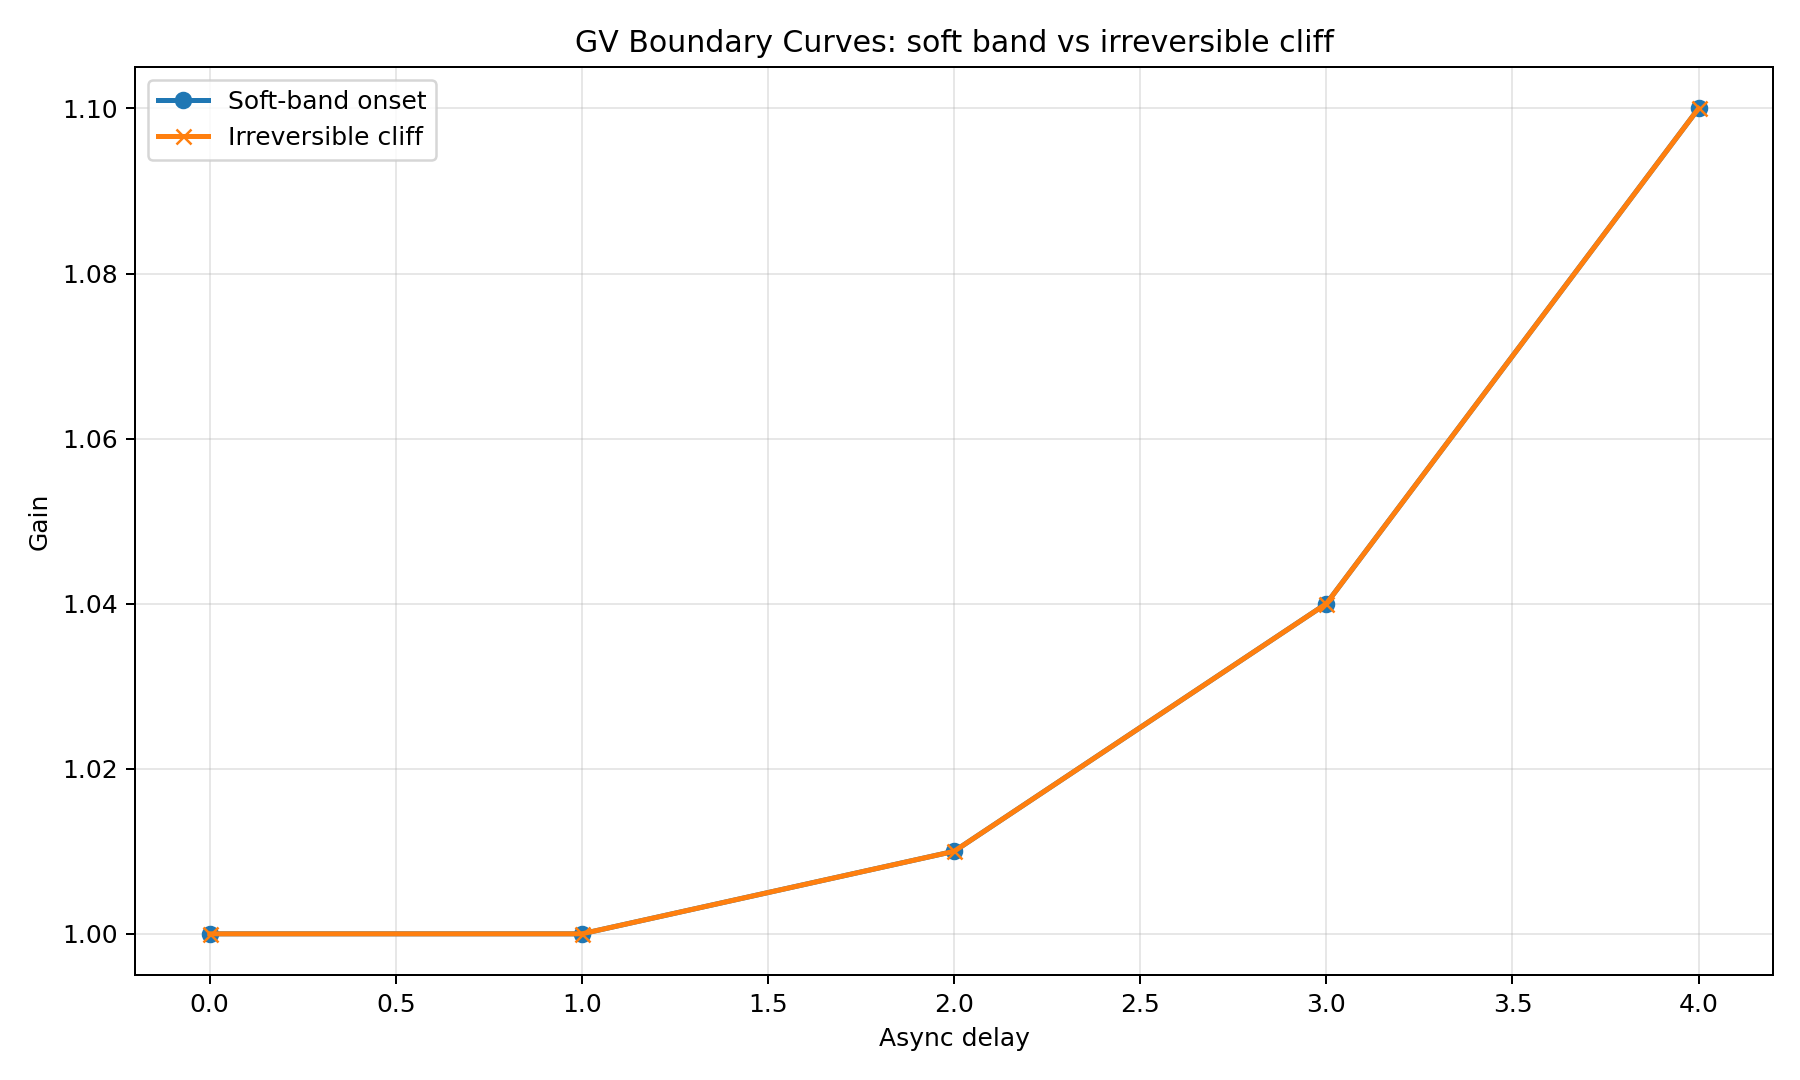

This figure's Python source:
from __future__ import annotations

import csv
import os
import random
import sys
from pathlib import Path
from statistics import mean
from typing import List, Optional

sys.path.append(os.path.dirname(os.path.dirname(__file__)))

import matplotlib.pyplot as plt

from gvai.sentinel import GVSentinel, SentinelConfig


ROOT = Path(__file__).resolve().parent
OUT_CSV = ROOT / "gv_boundary_curves.csv"
OUT_PNG = ROOT / "gv_boundary_curves.png"


def evolve(values: List[float], gain: float, noise: float) -> List[float]:
    mu = mean(values)
    return [mu + (v - mu) * gain + random.uniform(-noise, noise) for v in values]


def init_vals(n: int = 8) -> List[float]:
    return [1.0] + [random.uniform(0.8, 1.2) for _ in range(n - 1)]


def mix_ws(values: List[float]) -> List[float]:
    out = values[:]
    n = len(values)
    for i in range(n):
        avg = (values[(i + 1) % n] + values[(i + 2) % n]) / 2.0
        out[i] = 0.7 * values[i] + 0.3 * avg
    return out


def delayed_update(values: List[float], buffers: List[List[float]], gain: float, noise: float) -> List[float]:
    mu = mean(values)
    out: List[float] = []
    for i, v in enumerate(values):
        history = buffers[i]
        source = history.pop(0)
        history.append(float(v))
        updated = mu + (source - mu) * gain + random.uniform(-noise, noise)
        out.append(updated)
    return out


def classify_case(gain: float, delay: int, noise: float = 0.05, steps: int = 30) -> dict:
    random.seed(42)

    cfg = SentinelConfig(
        auto_apply=True,
        variance_velocity_threshold=0.02,
        variance_acceleration_threshold=0.015,
        dt_stagnation_threshold=0.01,
        rebalance_strength=0.60,
        damp_strength=0.40,
    )
    sentinel = GVSentinel(cfg)

    values = init_vals()
    buffers = [[float(v)] * max(1, delay) for v in values]

    ever_soft = False
    ever_irrecoverable = False
    ever_recoverable = False
    max_accel = 0.0
    max_vel = 0.0

    for step in range(1, steps + 1):
        values = delayed_update(values, buffers, gain=gain, noise=noise)

        if step > 10:
            values = mix_ws(values)

        out = sentinel.update(values)

        max_accel = max(max_accel, out.variance_acceleration)
        max_vel = max(max_vel, out.variance_velocity)

        if out.soft_regime_flag:
            ever_soft = True
        if out.status == "irrecoverable":
            ever_irrecoverable = True
        if out.delta_t_estimate is not None and out.delta_t_estimate > 0:
            ever_recoverable = True

    if ever_irrecoverable:
        phase = "IRRECOVERABLE"
        phase_code = 3
    elif ever_soft:
        phase = "SOFT"
        phase_code = 2
    elif ever_recoverable:
        phase = "RECOVERABLE"
        phase_code = 1
    else:
        phase = "STABLE"
        phase_code = 0

    return {
        "gain": round(gain, 3),
        "delay": delay,
        "phase": phase,
        "phase_code": phase_code,
        "max_acceleration": round(max_accel, 6),
        "max_velocity": round(max_vel, 6),
    }


def first_gain(rows: List[dict], delay: int, minimum_phase_code: int) -> Optional[float]:
    subset = sorted((r for r in rows if r["delay"] == delay), key=lambda x: x["gain"])
    for r in subset:
        if int(r["phase_code"]) >= minimum_phase_code:
            return float(r["gain"])
    return None


def write_csv(rows: List[dict], path: Path) -> None:
    fieldnames = ["gain", "delay", "phase", "phase_code", "max_acceleration", "max_velocity"]
    with path.open("w", newline="", encoding="utf-8") as f:
        writer = csv.DictWriter(f, fieldnames=fieldnames)
        writer.writeheader()
        writer.writerows(rows)


def plot_curves(rows: List[dict], delays: List[int], path: Path) -> None:
    soft_boundary = [first_gain(rows, d, 2) for d in delays]
    irr_boundary = [first_gain(rows, d, 3) for d in delays]

    fig = plt.figure(figsize=(10, 6))
    ax = fig.add_subplot(1, 1, 1)

    soft_x = [d for d, g in zip(delays, soft_boundary) if g is not None]
    soft_y = [g for g in soft_boundary if g is not None]
    irr_x = [d for d, g in zip(delays, irr_boundary) if g is not None]
    irr_y = [g for g in irr_boundary if g is not None]

    if soft_x:
        ax.plot(soft_x, soft_y, marker="o", linewidth=2, label="Soft-band onset")
    if irr_x:
        ax.plot(irr_x, irr_y, marker="x", linewidth=2, label="Irreversible cliff")

    ax.set_xlabel("Async delay")
    ax.set_ylabel("Gain")
    ax.set_title("GV Boundary Curves: soft band vs irreversible cliff")
    ax.legend()
    ax.grid(True, alpha=0.3)

    plt.tight_layout()
    plt.savefig(path, dpi=180)
    plt.close()


def main() -> None:
    gains = [round(x, 3) for x in [
        1.00, 1.01, 1.02, 1.03, 1.04, 1.05, 1.06, 1.07, 1.08, 1.09, 1.10
    ]]
    delays = list(range(0, 11))

    rows: List[dict] = []
    for d in delays:
        for g in gains:
            rows.append(classify_case(gain=g, delay=d))

    write_csv(rows, OUT_CSV)
    plot_curves(rows, delays, OUT_PNG)

    print("Saved CSV:", OUT_CSV)
    print("Saved plot:", OUT_PNG)
    print("\nBoundary curves:")
    for d in delays:
        soft = first_gain(rows, d, 2)
        irr = first_gain(rows, d, 3)
        print(f"delay={d}: soft={soft}, irrecoverable={irr}")


if __name__ == "__main__":
    main()
